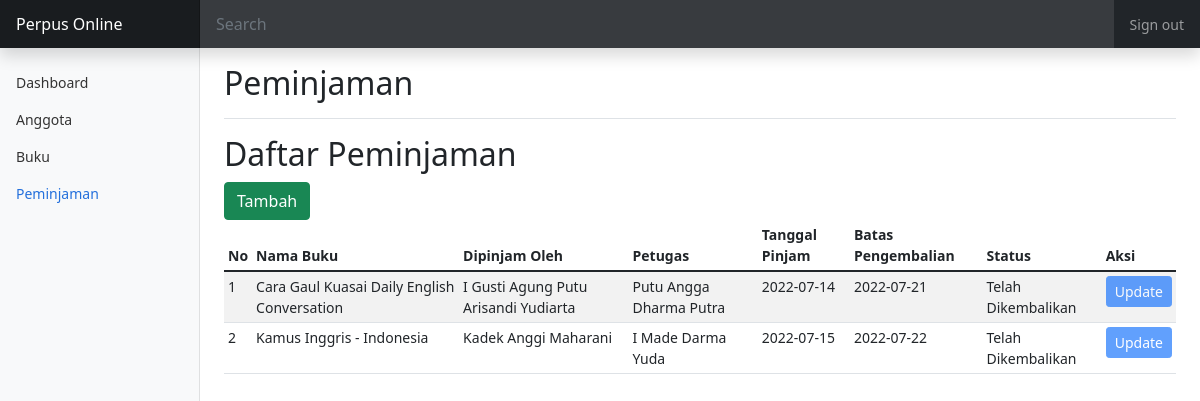
Page /peminjaman.php (signed in) on the committed database.
### tables this page shows
CREATE TABLE IF NOT EXISTS `peminjaman` (
  `id_peminjaman` int(11) NOT NULL AUTO_INCREMENT,
  `id_buku` int(11) NOT NULL,
  `id_anggota` int(11) NOT NULL,
  `petugas` varchar(50) DEFAULT NULL,
  `tanggal_pinjam` date DEFAULT NULL,
  `batas_pengembalian` date DEFAULT NULL,
  `status_peminjaman` varchar(50) DEFAULT NULL,
  PRIMARY KEY (`id_peminjaman`) USING BTREE
);

CREATE TABLE IF NOT EXISTS `buku` (
  `id_buku` int(11) NOT NULL AUTO_INCREMENT,
  `nama_buku` varchar(50) DEFAULT NULL,
  `jenis_buku` varchar(50) DEFAULT NULL,
  `tahun_terbit` int(11) DEFAULT NULL,
  `pengarang` varchar(50) DEFAULT NULL,
  `penerbit` varchar(50) DEFAULT NULL,
  `status` varchar(50) DEFAULT NULL,
  PRIMARY KEY (`id_buku`)
);

CREATE TABLE IF NOT EXISTS `anggota` (
  `id_anggota` int(11) NOT NULL AUTO_INCREMENT,
  `nama_anggota` varchar(50) DEFAULT NULL,
  `alamat_anggota` varchar(50) DEFAULT NULL,
  `jenis_kelamin` varchar(50) DEFAULT NULL,
  `agama` varchar(50) DEFAULT NULL,
  `no_telp` varchar(50) DEFAULT NULL,
  PRIMARY KEY (`id_anggota`)
);

### peminjaman.php (the view, shortened to what this page needs)
<!doctype html>
<html lang="en">
  <head>
    <link href="https://cdn.jsdelivr.net/npm/bootstrap@5.1.3/dist/css/bootstrap.min.css" rel="stylesheet">
    <link href="assets/css/dashboard.css" rel="stylesheet">
  </head>
  <body>
  <?php
    require_once "assets/functions/connection.php";
  ?>
<header class="navbar navbar-dark sticky-top bg-dark flex-md-nowrap p-0 shadow">
  <a class="navbar-brand col-md-3 col-lg-2 me-0 px-3" href="dashboard.php">Perpus Online</a>
  <input class="form-control form-control-dark w-100" type="text" placeholder="Search" aria-label="Search">
  <div class="navbar-nav">
    <div class="nav-item text-nowrap">
      <a class="nav-link px-3" href="assets/functions/logout.php">Sign out</a>
    </div>
  </div>
</header>
<div class="container-fluid">
  <div class="row">
    <nav id="sidebarMenu" class="col-md-3 col-lg-2 d-md-block bg-light sidebar collapse">
      <div class="position-sticky pt-3">
        <ul class="nav flex-column">
          <li class="nav-item">
            <a class="nav-link" aria-current="page" href="dashboard.php">
              Dashboard
            </a>
          </li>
          <li class="nav-item">
            <a class="nav-link" href="anggota.php">
              Anggota
            </a>
          </li>
          <li class="nav-item">
            <a class="nav-link" href="buku.php">
              Buku
            </a>
          </li>
          <li class="nav-item">
            <a class="nav-link active" href="peminjaman.php">
              Peminjaman
            </a>
          </li>
        </ul>
      </div>
    </nav>
    <main class="col-md-9 ms-sm-auto col-lg-10 px-md-4">
      <div class="d-flex justify-content-between flex-wrap flex-md-nowrap align-items-center pt-3 pb-2 mb-3 border-bottom">
      <h1 class="h2">Peminjaman</h1>
      </div>
      <h2>Daftar Peminjaman</h2>
      <div class="table-responsive">
      <button type="button" class="btn btn-success"><a href="assets/functions/peminjaman/tambah_peminjaman.php" class="text-decoration-none text-white">Tambah</a></button>
        <table class="table table-striped table-sm">
          <thead>
            <tr>
              <th scope="col">No</th>
              <th scope="col">Nama Buku</th>
              <th scope="col">Dipinjam Oleh</th>
              <th scope="col">Petugas</th>
              <th scope="col">Tanggal Pinjam</th>
              <th scope="col">Batas Pengembalian</th>
              <th scope="col">Status</th>
              <th scope="col">Aksi</th>
            </tr>
          </thead>
          <tbody>
            <?php
              $i = 1;
              $sql = "SELECT * FROM peminjaman JOIN buku USING (id_buku) JOIN anggota USING (id_anggota)";
              $result = $conn->query($sql);
              if($result->num_rows > 0){
                while($row = $result->fetch_assoc()){
            ?>
            <tr>
              <td><?= $i++?></td>
              <td><?= $row['nama_buku']?></td>
              <td><?= $row['nama_anggota']?></td>
              <td><?= $row['petugas']?></td>
              <td><?= $row['tanggal_pinjam']?></td>
              <td><?= $row['batas_pengembalian']?></td>
              <td><?= $row['status_peminjaman']?></td>
              <td><div class="btn-group">
              <button type="button" class="btn btn-sm btn-primary" <?php if($row['status_peminjaman'] == 'Telah Dikembalikan'){?>disabled <?php }?>><a href="assets/functions/peminjaman/update_peminjaman.php?id=<?=$row['id_peminjaman']?>" class="text-decoration-none text-white">Update</a></button>
              </div></td>
            </tr>
            <?php } ?>
            <?php } ?>
          </tbody>
        </table>
      </div>
    </main>
  </div>
</div>
  </body>
</html>

### assets/css/dashboard.css (style rules this page uses)
body { font-size: .875rem; }
.sidebar { position: fixed; top: 0; bottom: 0; left: 0; z-index: 100; padding: 48px 0 0; box-shadow: inset -1px 0 0 rgba(0, 0, 0, .1); }
.sidebar .nav-link { font-weight: 500; color: #333; }
.sidebar .nav-link.active { color: #2470dc; }
.navbar-brand { padding-top: .75rem; padding-bottom: .75rem; font-size: 1rem; background-color: rgba(0, 0, 0, .25); box-shadow: inset -1px 0 0 rgba(0, 0, 0, .25); }
.navbar .form-control { padding: .75rem 1rem; border-width: 0; border-radius: 0; }
.form-control-dark { color: #fff; background-color: rgba(255, 255, 255, .1); border-color: rgba(255, 255, 255, .1); }

### rows in the picture
peminjaman: id_buku.nama_buku "Cara Gaul Kuasai Daily English Conversation", id_anggota.nama_anggota "I Gusti Agung Putu Arisandi Yudiarta", petugas "Putu Angga Dharma Putra", tanggal_pinjam "2022-07-14", batas_pengembalian "2022-07-21", status_peminjaman "Telah Dikembalikan"
peminjaman: id_buku.nama_buku "Kamus Inggris - Indonesia", id_anggota.nama_anggota "Kadek Anggi Maharani", petugas "I Made Darma Yuda", tanggal_pinjam "2022-07-15", batas_pengembalian "2022-07-22", status_peminjaman "Telah Dikembalikan"
